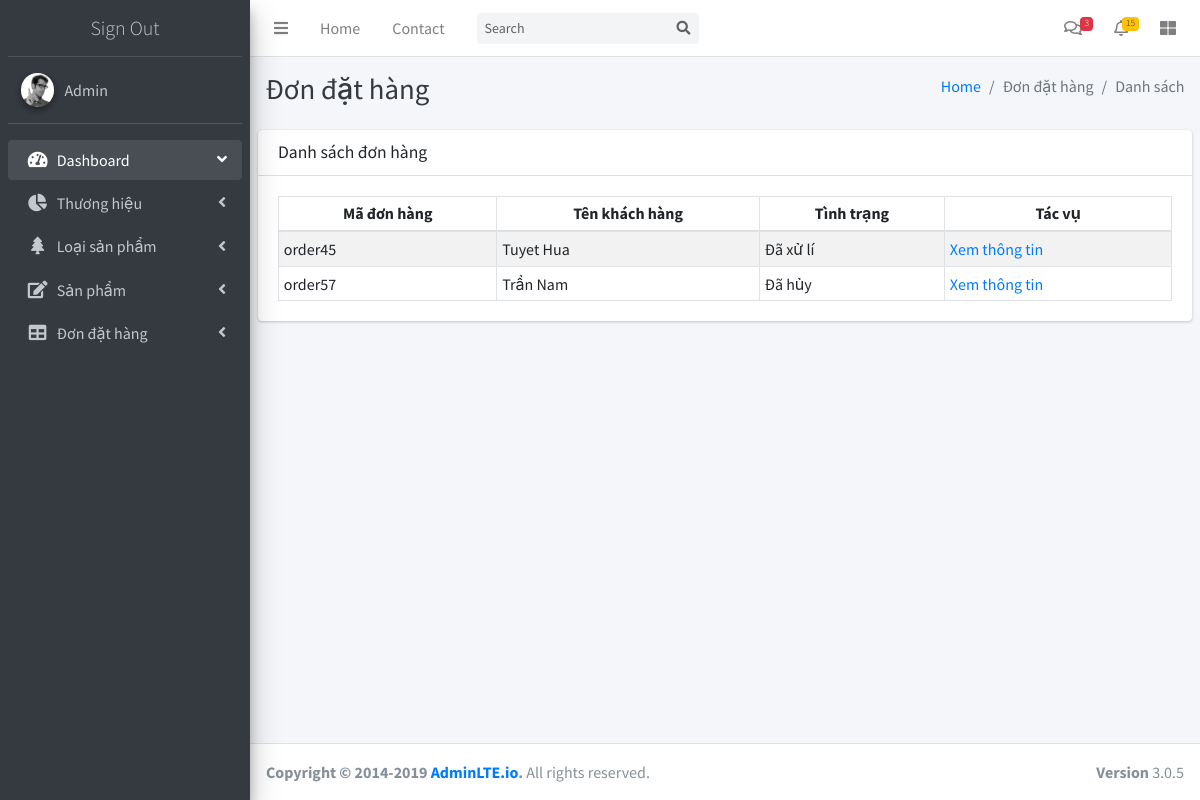
The page /admin/index.php?m=order&p=list (signed in) on the database its author committed.
### tables this page shows
CREATE TABLE IF NOT EXISTS `t_order` (
  `orderId` varchar(50) NOT NULL,
  `createDate` datetime NOT NULL,
  `customer` varchar(100) NOT NULL,
  `phone` int(12) NOT NULL,
  `address` varchar(150) NOT NULL,
  `status` int(11) NOT NULL,
  `userName` varchar(50) NOT NULL,
  PRIMARY KEY (`orderId`)
);

### admin/model/order.php (called while the page is built, shortened)
<?php
  function getAllOrder($obj){
      $sql = "SELECT * FROM t_order";
      $temp = $obj->query($sql);
      $data = $temp->fetchAll();
      return $data;
    }
?>

### admin/modules/order/list.php (the view, shortened to what this page needs)
<?php
  $list = getAllOrder($obj);
?>
<div class="card">
  <div class="card-header">
    <h5 class="card-title">Danh sách đơn hàng</h5>
  </div>
  <div class="card-body">
    <table class="table table-bordered table-hover table-striped table-sm">
      <thead>
        <tr>
          <th class="text-center">Mã đơn hàng</th>
          <th class="text-center">Tên khách hàng</th>
          <th class="text-center">Tình trạng</th>
          <th class="text-center">Tác vụ</th>
        </tr>
      </thead>
      <tbody>
       <?php foreach($list as $order){?>
        <tr>
          <td><?php echo $order['orderId'] ?></td>
          <td><?php echo $order['customer'] ?></td>
          <td><?php switch($order['status']){
            case 2:
              echo "Đã xử lí";
            break;
            case 3:
              echo "Đã hủy";
            break;
          } ?></td>
          <td>
            <a href="index.php?m=order&p=detail&idorder=<?php echo $order['orderId']?>">Xem thông tin</a>
          </td>
        </tr>
       <?php } ?>
      </tbody>
    </table>
  </div>
</div>

### admin/index.php (shortened to what this page needs)
<?php
include "../library/connect.php";
include "model/order.php";
$modules = array("brand", "categories", "product", "order");
$pages = array("list", "create", "delete", "edit", "detail");
?>
<!DOCTYPE html>
<html lang="vn">
<head>
  <?php include "block/head.php" ?>
</head>
<body class="hold-transition sidebar-mini">
  <div class="wrapper">
    <nav class="main-header navbar navbar-expand navbar-white navbar-light">
      <?php include "block/left_navbar.php" ?>
      <?php include "block/right_navbar.php" ?>
    </nav>
    <aside class="main-sidebar sidebar-dark-primary elevation-4">
      <div class="sidebar">
        <?php include "block/sidebar_user.php" ?>
        <?php include "block/sidebar_menu.php" ?>
      </div>
    </aside>
    <div class="content-wrapper">
      <?php include "block/content_header.php" ?>
      <div class="content">
        <?php
          if(isset($_GET["m"]) && isset($_GET["p"]))
          {
            $m = $_GET["m"];
            $p = $_GET["p"];
            foreach($modules as $module){
              if($module == $m){
                foreach($pages as $page){
                  if($page == $p){
                    include "modules/".$m."/".$p.".php";
                  }
                }
              }
            }
          }else{
            include "block/main_content.php";
          }
        ?>
      </div>
    </div>
    <?php include "block/footer.php" ?>
  </div>
</body>
</html>

### rows shown on the page
t_order: orderId "order45", customer "Tuyet Hua", status "Đã xử lí"
t_order: orderId "order57", customer "Trần Nam", status "Đã hủy"

### other values the page prints
$h1 "Đơn đặt hàng"
$item "Danh sách"
